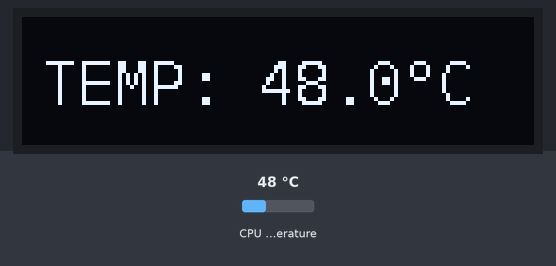
This program was run on a simulated Raspberry Pi (BCM pin numbers). On the bench: 128×32 one-colour display. The inputs (shaded band) are chosen by the test bench; at power-on: CPU temperature 48 °C.

Above: at 1.2 s.
1.3 s: CPU temperature set to 31 °C
At 2.6 s:
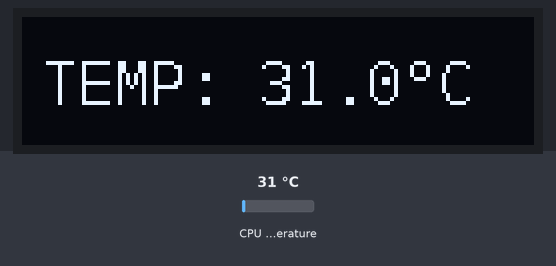
3.6 s: CPU temperature set to 44 °C
At 5.2 s:
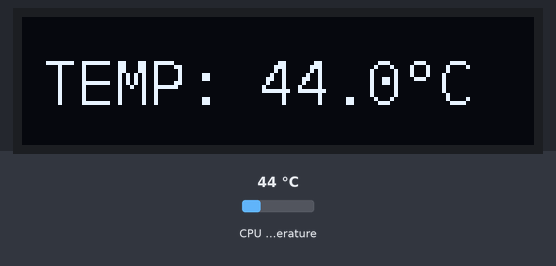
5.7 s: CPU temperature set to 58 °C
At 6.7 s:
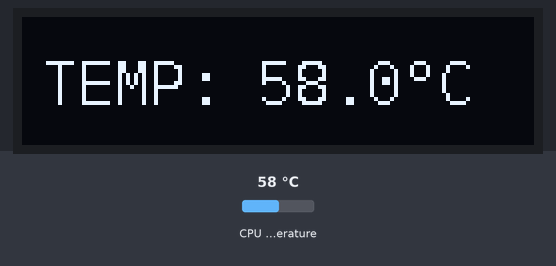
Timing chart, 0 to 8.7 s (numbered marks = the images above; inputs shaded):
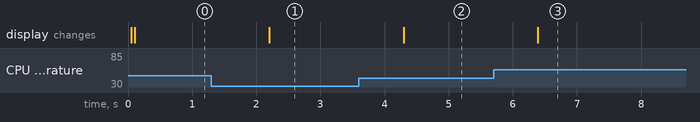

Measured:
- after the input at 1.3 s, the display: changes after 0.90 s (image 1)
- after the input at 3.6 s, the display: changes after 0.70 s (image 2)
- after the input at 5.7 s, the display: changes after 0.69 s (image 3)

The program:

oled_128x32.py
```python
import time
from luma.core.interface.serial import i2c
from luma.core.render import canvas
from luma.oled.device import ssd1306
from PIL import ImageFont

def get_cpu_temperature():
    """
    Get CPU temperature.
    """
    try:
        with open("/sys/class/thermal/thermal_zone0/temp", "r") as f:
            temp = float(f.read()) / 1000.0
        return temp
    except Exception as e:
        print(f"error: {e}")
        return 0.0

def main():
    serial = i2c(port=1, address=0x3C)
    device = ssd1306(serial, width=128, height=32)

    # Load DejaVuSansMono font (which I think is good)
    font_path = "/usr/share/fonts/truetype/dejavu/DejaVuSansMono.ttf"
    font_size = 15

    try:
        font = ImageFont.truetype(font_path, font_size)
    except IOError:
        print(f"Error: Unable to locate font file {font_path}")
        # Use default font
        font = ImageFont.load_default()

    try:
        while True:
            temp = get_cpu_temperature()

            msg = f"TEMP: {temp:.1f}°C"

            with canvas(device) as draw:
                draw.text((5, 8), msg, font=font, fill="white")

            time.sleep(1)

    except KeyboardInterrupt:
        device.cleanup()
        print("The program has exited.")

if __name__ == "__main__":
    main()
```
